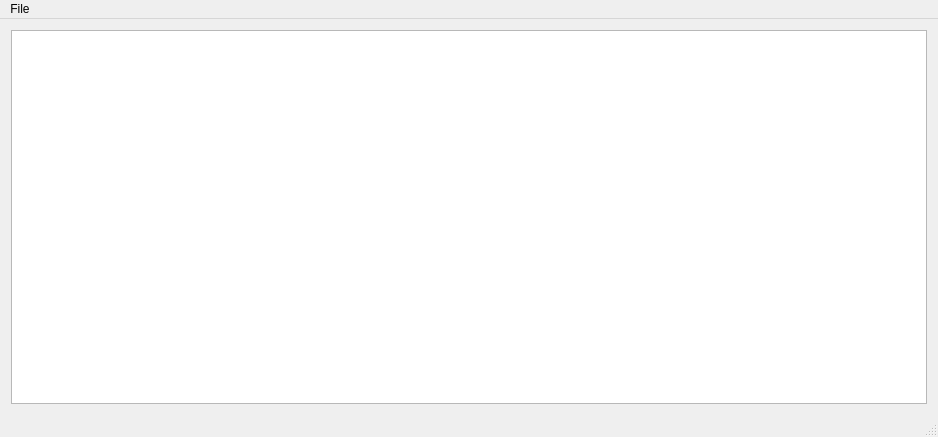
<?xml version="1.0" encoding="UTF-8"?>
<ui version="4.0">
 <class>Elmo</class>
 <widget class="QMainWindow" name="Elmo">
  <property name="geometry">
   <rect>
    <x>0</x>
    <y>0</y>
    <width>938</width>
    <height>437</height>
   </rect>
  </property>
  <property name="sizePolicy">
   <sizepolicy hsizetype="Expanding" vsizetype="Expanding">
    <horstretch>0</horstretch>
    <verstretch>0</verstretch>
   </sizepolicy>
  </property>
  <property name="windowTitle">
   <string>Elmo</string>
  </property>
  <widget class="QWidget" name="centralWidget">
   <property name="sizePolicy">
    <sizepolicy hsizetype="Expanding" vsizetype="Expanding">
     <horstretch>0</horstretch>
     <verstretch>0</verstretch>
    </sizepolicy>
   </property>
   <layout class="QGridLayout" name="gridLayout">
    <item row="0" column="0">
     <widget class="QGraphicsView" name="mainView">
      <property name="mouseTracking">
       <bool>true</bool>
      </property>
      <property name="verticalScrollBarPolicy">
       <enum>Qt::ScrollBarAlwaysOff</enum>
      </property>
      <property name="horizontalScrollBarPolicy">
       <enum>Qt::ScrollBarAlwaysOff</enum>
      </property>
     </widget>
    </item>
   </layout>
  </widget>
  <widget class="QMenuBar" name="menuBar">
   <property name="geometry">
    <rect>
     <x>0</x>
     <y>0</y>
     <width>938</width>
     <height>25</height>
    </rect>
   </property>
   <widget class="QMenu" name="menuElmo">
    <property name="title">
     <string>File</string>
    </property>
    <addaction name="actionOpen"/>
    <addaction name="actionSave"/>
    <addaction name="actionSaveAs"/>
    <addaction name="actionNew"/>
    <addaction name="actionAdd"/>
   </widget>
   <addaction name="menuElmo"/>
  </widget>
  <widget class="QStatusBar" name="statusBar"/>
  <action name="actionOpen">
   <property name="text">
    <string>Open</string>
   </property>
  </action>
  <action name="actionSave">
   <property name="text">
    <string>Save</string>
   </property>
   <property name="toolTip">
    <string>Save results ass</string>
   </property>
  </action>
  <action name="actionNew">
   <property name="text">
    <string>New</string>
   </property>
   <property name="toolTip">
    <string>Open the empty project</string>
   </property>
  </action>
  <action name="actionAdd">
   <property name="text">
    <string>Add</string>
   </property>
   <property name="toolTip">
    <string>Add the file to project</string>
   </property>
  </action>
  <action name="actionSaveAs">
   <property name="text">
    <string>Save as</string>
   </property>
  </action>
 </widget>
 <layoutdefault spacing="6" margin="11"/>
 <resources/>
 <connections/>
</ui>
